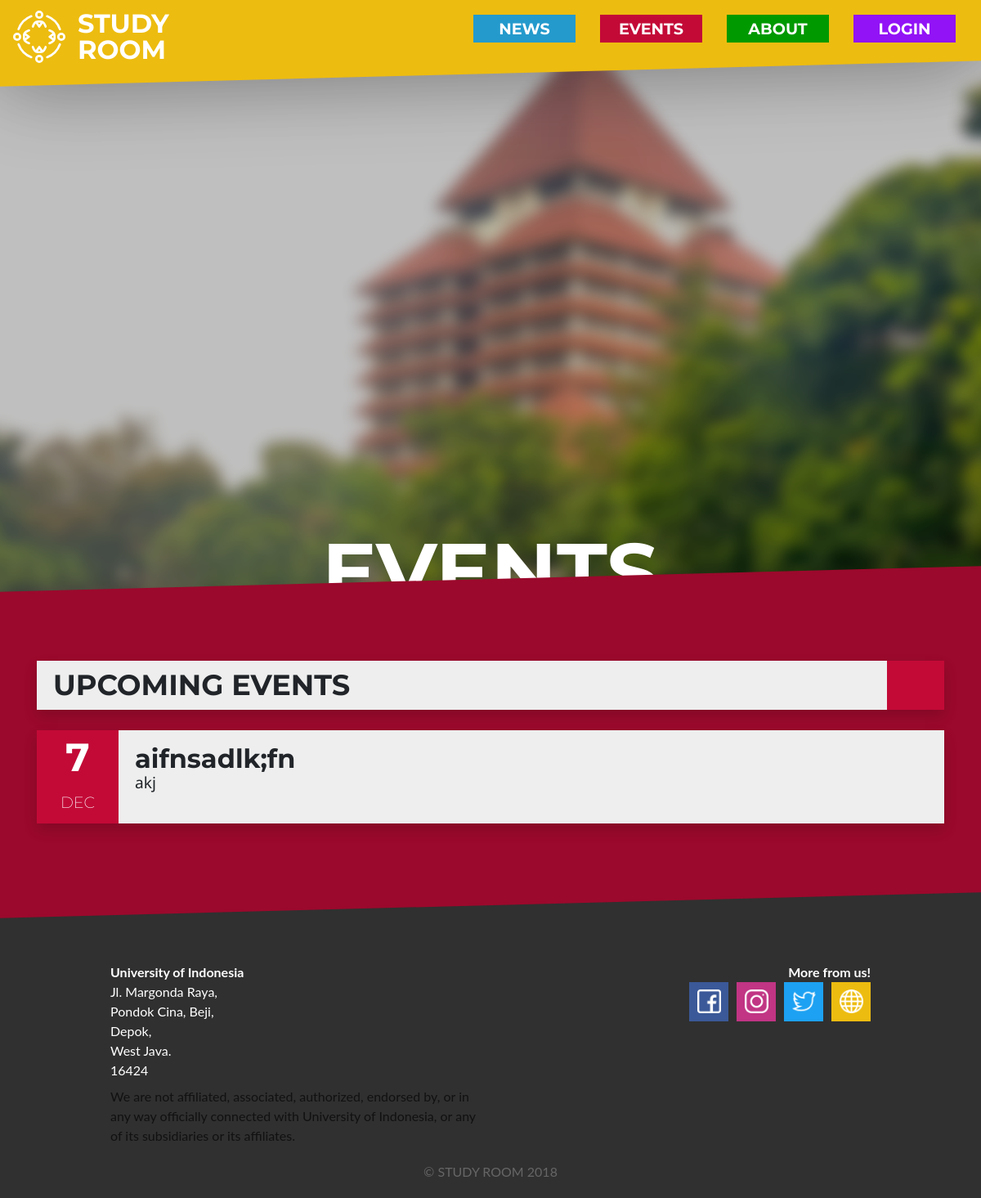
Screenshot of /event/ with the database file from the repository.
### event/models.py (models this page shows, shortened)
class Event(models.Model):
    name = models.CharField(max_length=30, blank=False, null=True)
    date = models.DateField()
    location = models.CharField(max_length=50, blank=False, null=True)
    description = models.CharField(max_length=200, blank=False, null=True)
    participant_user = models.ManyToManyField(UnionMember, blank=True)
    participant_rsvp = models.ManyToManyField(RSVPMember, blank=True)

### event/views.py (the view)
# urls.py: path('', views.event, name ="event"),
def event(request):
    response = {
        'all_event': Event.objects.all().order_by("date"),
    }
    return render(request, 'event.html', response)

### templates/event.html (shortened to what this page needs)
{% extends '_base.html' %}
{% load static %}
{% block content %}
<section id="parallax">
    <div class="parallax-background"></div>
    <div class="parallax-text">
        <h1>EVENTS</h1>
    </div>
</section>
<section id="event" slant>
    <div class="event-container container">
        <div class="card shadow">
            <div class="card-flex">
                <h3 class="card-title title-bar">UPCOMING EVENTS</h3>
                <div class="header-colorbox color-event"></div>
            </div>
        </div>
        {% for event in all_event %}
        <div class="row">
            <div class="col-lg-12">
                <div class="card clickable-card event-card shadow" data-toggle="modal" data-target="#modal-event-{{ event.id }}">
                    <div class="card-flex">
                        <div class="content-colorbox color-event">
                            <div class="event-date">
                                <p>{{ event.date.day }}</p>
                            </div>
                            <div class="event-month">
                                <p>{{ event.date|date:'b'|upper }}</p>
                            </div>
                        </div>
                        <div class="card-body">
                            <h5 class="card-title news-title">
                                {{ event.name }}
                            </h5>
                            <div class="card-text news-content">
                                {{ event.location }}
                            </div>
                        </div>
                    </div>
                </div>
            </div>
        </div>
        {% endfor %}
    </div>
</section>
{% endblock %}

### static/css/style.css (style rules this page uses)
body { margin: 0; padding: 0; background: #303030; }
p { word-wrap: break-word; overflow-wrap: break-word; hyphens: auto; }
*[slant] { padding: 100px 0; transform: skew(0deg, -1.5deg) translateY(-120px); }
*[slant] > * { transform: skew(0deg, 1.5deg); }
.color-event { background: #C30A37; transition: 0.3s }
.card-flex { display: inline-flex; justify-content: space-between; }
.content-colorbox { height: inherit; width: 100px; min-width: 100px }
.header-colorbox { height: inherit; width: 70px; min-width: 70px; }
.card { border-radius: 0px; border-width: 0; background-color: #eee; }
.card-title { font-size: 2em; font-family: 'Montserrat', sans-serif; font-weight: 700; line-height: 30px; }
.card-body { overflow-x: hidden; }
.title-bar { font-size: 2.2em; margin: 0; padding: 15px 20px; }
#parallax { background: white; overflow: hidden; padding-bottom: 28px; }
.parallax-text { position: absolute; top: 45%; width: 100%; text-align: center; color: white; font-weight: bold; background: transparent; pointer-events: none; font-family: 'Montserrat', sans-serif; }
.parallax-text h1 { font-size: 100px; line-height: 80px; font-weight: 700; }
.parallax-background { position: relative; background-position: center; background-size: cover; background-repeat: no-repeat; background-attachment: fixed; background-image: url('/static/img/ui.jpg'); min-height: 100%; opacity: 1; filter: blur(0.5rem) brightness(0.75); overflow-x: hidden; transform: scale3d(1.1, 1.1, 1.1); transition: 0.3s; }
#event { background: #9B092C; }
.news-title { margin: 0; }
.news-content { font-family: 'Noto Sans', sans-serif; font-size: 1.2em; }
.news-card, .event-card { margin-top: 25px; }
.event-date { color: white; font-size: 3em; font-family: 'Montserrat', sans-serif; font-weight: 700; text-align: center; margin-bottom: 0; line-height: 1.2em; padding-top: 5px; }
.event-month { margin-top: 0; color: white; font-size: 1.2em; font-family: 'Montserrat', sans-serif; font-weight: 200; text-align: center; line-height: 1em; }
.clickable-card { box-shadow: 0 4px 8px 0 rgba(0, 0, 0, 0); transform: scale3d(1, 1, 1); transition: 0.15s; cursor: pointer; }

### rows the page displays
Event: date.day "7", date "DEC", name "aifnsadlk;fn", location "akj"
